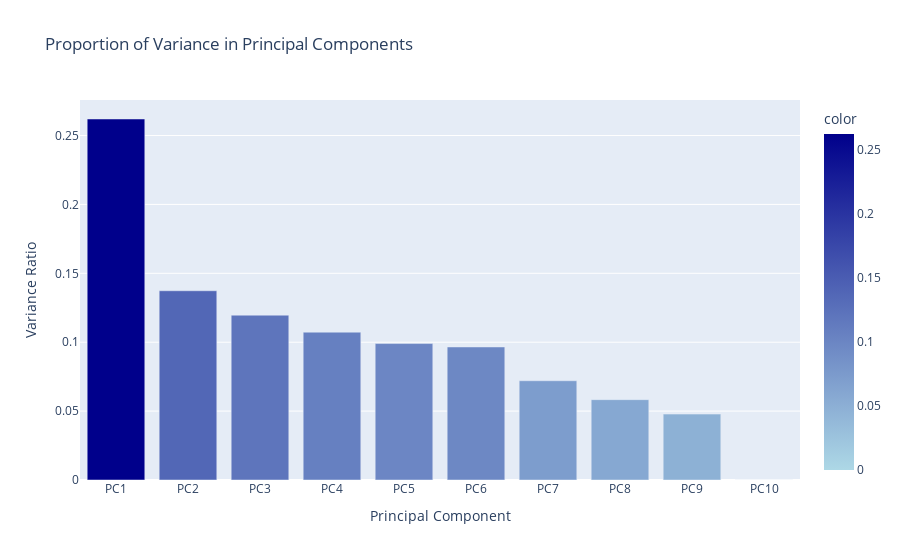

Write notebook code for a chart like this one.
### Code cell
fig = px.bar(
    x=["PC" + str(i) for i in range(1, n_components + 1)],
    y=pca.explained_variance_ratio_,
    labels={'x': "Principal Component", 'y': "Variance Ratio"},
    color=pca.explained_variance_ratio_,
    color_continuous_scale=[(0, 'lightblue'), (1, 'darkblue')],
    title="Proportion of Variance in Principal Components"
)

fig.show()

### Figure 1 — Plotly figure (JSON) as saved in the notebook; plotly's stock layout.template omitted (floating-point values rounded to 4 significant figures)
{"data": [{"alignmentgroup": "True", "hovertemplate": "Principal Component=%{x}<br>Variance Ratio=%{y}<br>color=%{marker.color}<extra></extra>", "legendgroup": "", "marker": {"color": [0.262, 0.1373, 0.1196, 0.1073, 0.09903, 0.09653, 0.07203, 0.05831, 0.04783, 1.04e-09], "coloraxis": "coloraxis", "pattern": {"shape": ""}}, "name": "", "offsetgroup": "", "orientation": "v", "showlegend": false, "textposition": "auto", "type": "bar", "x": ["PC1", "PC2", "PC3", "PC4", "PC5", "PC6", "PC7", "PC8", "PC9", "PC10"], "xaxis": "x", "y": [0.262, 0.1373, 0.1196, 0.1073, 0.09903, 0.09653, 0.07203, 0.05831, 0.04783, 1.04e-09], "yaxis": "y"}], "layout": {"barmode": "relative", "coloraxis": {"colorbar": {"title": {"text": "color"}}, "colorscale": [[0, "lightblue"], [1, "darkblue"]]}, "legend": {"tracegroupgap": 0}, "title": {"text": "Proportion of Variance in Principal Components"}, "xaxis": {"anchor": "y", "domain": [0, 1], "title": {"text": "Principal Component"}}, "yaxis": {"anchor": "x", "domain": [0, 1], "title": {"text": "Variance Ratio"}}}}
